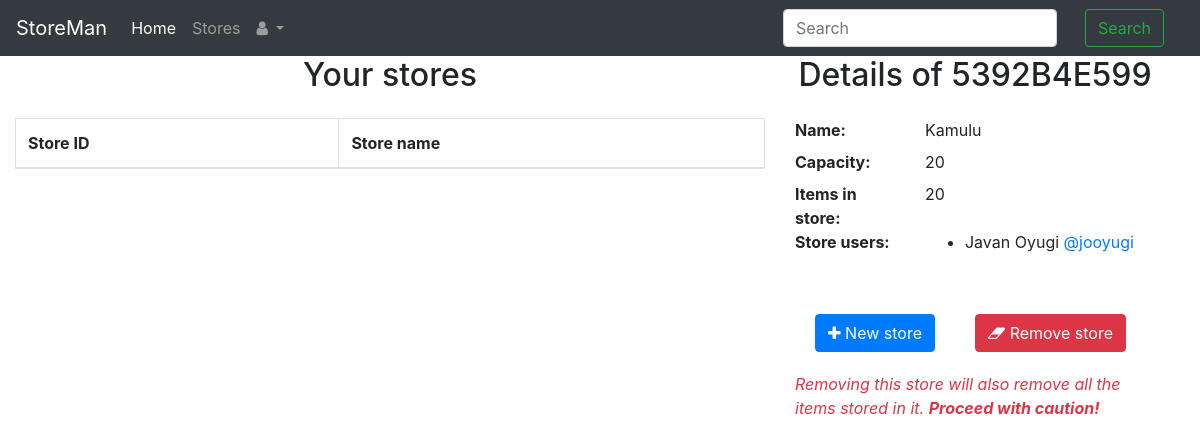
Page /store/5392B4E599/details/ (signed in) on the committed database.
### store/models.py (models this page shows, shortened)
class Store(models.Model):
    name = models.CharField(max_length=30, unique=True,verbose_name="Store name")
    capacity = models.IntegerField(default=0, verbose_name="Capacity")
    number_of_items = models.IntegerField(default=0)
    manager = models.ForeignKey(
        Employee, on_delete=models.CASCADE, related_name="Manager")
    store_id = models.CharField(max_length=10,
                                primary_key=True, null=False)
    store_users = models.ManyToManyField(Employee)

### accounts/models.py (models this page shows)
class Employee(AbstractUser):
        has_access=models.BooleanField(default=True)

### store/views.py (the view)
class StoreDetailView(LoginRequiredMixin, DetailView):
    model = Store
    template_name = "store/details.html"
    def get_context_data(self, **kwargs):
        employee = Employee.objects.get(username=self.request.user.username)
        context = super(StoreDetailView, self).get_context_data(**kwargs)
        context["object_list"] = self.model.objects.filter(
            store_users=employee)
        return context

### templates/store/details.html (shortened to what this page needs)
{% extends "./index.html" %}
{% block sidebar %}
<div class="details">
    <h2 style="text-align: center" class="mb-4">Details of {{store.store_id}}</h2>
    <dl class="row">
        <dt class="col-sm-4">Name:
        <dd class="col-sm-8">
            {{store.name}}
        </dd>
        </dt>
        <dt class="col-sm-4">Capacity:
        <dd class="col-sm-8">
            {{store.capacity}}
        </dd>
        </dt>
        <dt class="col-sm-4">Items in store:
        <dd class="col-sm-8">
            {{store.number_of_items}}
        </dd>
        </dt>
        <dt class="col-sm-4">Store users:
        <dd class="col-sm-8">
            <ul>
                {% for user in store.store_users.values_list.values %}
                <li>{{user.first_name}} {{user.last_name}} <a
                        href="{%url 'accounts:profile' pk=user.id%}">@{{user.username}}</a></li>
                {% endfor %}
            </ul>
        </dd>
        </dt>
    </dl>
    <div class="btn-group" role="group" aria-label="Button group">
        <a href="{%url 'store:create'%}">
            <button class="btn btn-primary">
                <span class="fa fa-plus" aria-hidden="true"></span>
                New store
            </button>
        </a>
        <div>
            <form id="item-delete" method="POST" action="{%url 'store:delete' pk=store.store_id%}">
                <button type="submit" class="btn btn-danger">
                    <span class="fa fa-eraser" aria-hidden="true"></span>
                    Remove store
                </button>
            </form>
        </div>
    </div>
    <div class="text-danger">
        <i>
            Removing this store will also remove all the items stored in it.
            <strong>Proceed with caution!</strong>
        </i>
    </div>
</div>
{% endblock sidebar %}

### templates/store/details.html (style rules this page uses)
button { margin: 20px; }

### rows in the picture
Store: store_id "5392B4E599", name "Kamulu", capacity "20", number_of_items "20"
Employee: first_name "Javan", last_name "Oyugi", username "jooyugi"
